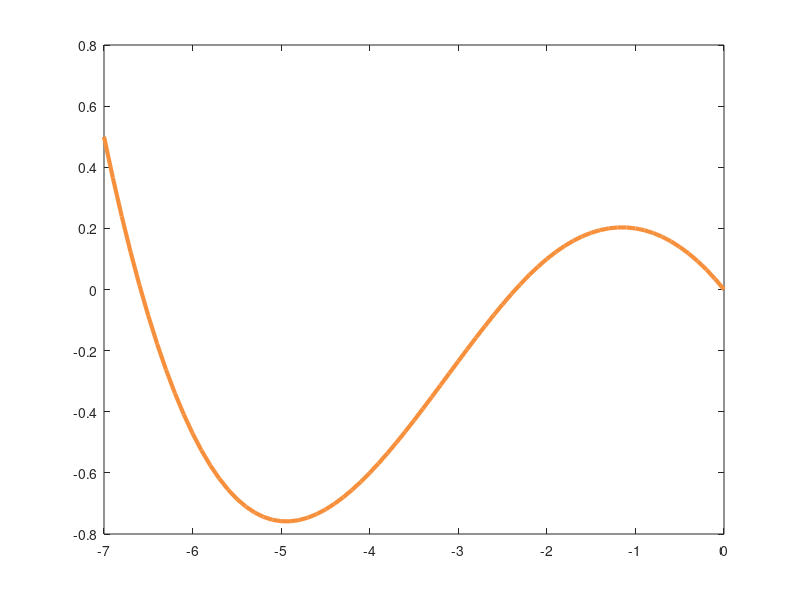

This chart was generated by the following MATLAB code: (Note: this script raises an error after producing the figure.)
clear;

lw = 3;

prev_x = [-7 -4 -2 -1 0];
prev_y = [.5 -0.6 0.1 0.2 0];

prev_xq = -7:0.1:0;
prev_yq = spline(prev_x,prev_y,prev_xq);

vec_tangent = [prev_xq(71) - prev_xq(70); prev_yq(71) - prev_yq(70) ];



plot(prev_xq, prev_yq,'Color',"#F7903D",'LineWidth',lw)
hold on
plot([0,20*vec_tangent(1)], [0,20*vec_tangent(2)],...
    'LineWidth',lw,'LineStyle',':',...
    'Marker','.',"MarkerIndices",1,'MarkerSize',20,'Color',"#F7903D")

r = 2;
r_x = - r / sqrt(1 + (vec_tangent(1)/vec_tangent(2))^2) ;
r_y = - r_x * vec_tangent(1)/vec_tangent(2);

viscircles([r_x, r_y],r, 'LineStyle','--','Color','#59A95A','LineWidth',1);

k =  -r_y / -r_x;
D_x = linspace(-1.3,0,10);
D_y = k*D_x;

plot(D_x,D_y)

h_x = linspace(r_x, r_x + r,10); h_x = [h_x 0];
h_y = r_y * ones(1,10); h_y(11) = 0;

plot(h_x,h_y,'Color','#4D85BD','Marker','.','MarkerIndices',1,'MarkerEdgeColor','auto',...
    "MarkerSize",20)

arc_x = linspace(0,r_x+r,100);
arc_y = sqrt(r^2 - (arc_x-r_x).^2) + r_y;

plot(arc_x,arc_y,'LineWidth',lw,'Color','#59A95A',...
    'MarkerIndices',100, 'LineStyle','--',...
    'MarkerSize',20,'Marker','.','MarkerEdgeColor','#59A95A',...
    'MarkerFaceColor','#59A95A')

axis equal
box off
axis off